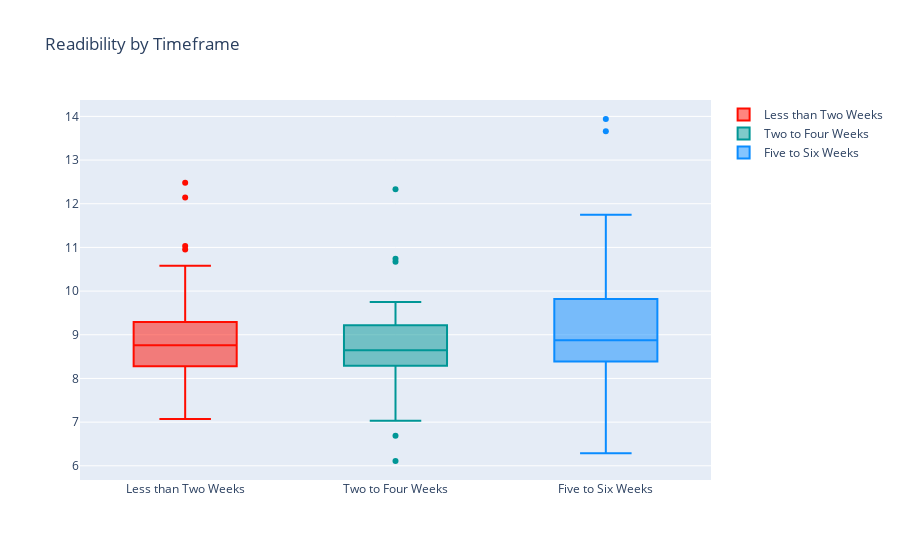

The cell this chart's notebook holds for it:
### Code cell
y0 = df.loc[df['Time_Id'] == 0]['dale_chall_score']
y1 = df.loc[df['Time_Id'] == 1]['dale_chall_score']
y2 = df.loc[df['Time_Id'] == 2]['dale_chall_score']

trace0 = go.Box(
    y=y0,
    name = 'Less than Two Weeks',
    marker = dict(
        color = 'rgb(255, 12, 0)',
    )
)
trace1 = go.Box(
    y=y1,
    name = 'Two to Four Weeks',
    marker = dict(
        color = 'rgb(0, 150, 150)',
    )
)
trace2 = go.Box(
    y=y2,
    name = 'Five to Six Weeks',
    marker = dict(
        color = 'rgb(10, 140, 255)',
    )
)

data = [trace0, trace1, trace2]
layout = go.Layout(
    title = "Readibility by Timeframe"
)

fig = go.Figure(data=data,layout=layout)
iplot(fig, filename = "Readibility by Timeframe")

### Figure 1 — Plotly figure (JSON) as saved in the notebook; plotly's stock layout.template omitted (floating-point values rounded to 4 significant figures)
{"data": [{"marker": {"color": "rgb(255, 12, 0)"}, "name": "Less than Two Weeks", "type": "box", "y": [8.98, 8.43, 9.3, 7.96, 8.58, 9.15, 7.07, 9.19, 9.29, 8.22, 8.97, 10.5, 8.61, 12.48, 8.75, 8.28, 10.24, 8.44, 8.04, 7.84, 8.32, 7.63, 7.83, 8.25, 12.14, 8.87, 8.58, 8.75, 9.29, 9.09, 8.39, 9.14, 9.34, 8.66, 8.22, 8.28, 9.09, 8.77, 8.6, 8.31, 10.95, 10.58, 8.23, 9.25, 9.98, 9.53, 9.58, 11.03, 8.97, 7.9]}, {"marker": {"color": "rgb(0, 150, 150)"}, "name": "Two to Four Weeks", "type": "box", "y": [8.41, 8.79, 12.33, 8.73, 8.29, 7.88, 10.74, 9.64, 8.96, 8.97, 8.46, 8.48, 9.18, 9.75, 8.5, 9.28, 8.95, 7.56, 8.08, 8.02, 9.61, 6.69, 8.63, 8.17, 8.49, 8.49, 9.03, 8.66, 8.66, 8.82, 8.26, 6.11, 9.38, 9.65, 8.78, 8.5, 8.53, 8.58, 10.67, 8.28, 9.72, 7.91, 7.03, 9.25, 8.31, 9.22, 7.52, 8.54, 9.06, 9.63]}, {"marker": {"color": "rgb(10, 140, 255)"}, "name": "Five to Six Weeks", "type": "box", "y": [8.8, 8.86, 7.28, 8.75, 11.6, 9.58, 8.66, 9.82, 9.93, 8.51, 9.43, 9.15, 7.99, 9.19, 9.79, 8.6, 8.39, 8.5, 9.48, 10.54, 8.29, 9.17, 7.46, 8.37, 8.71, 8.89, 8.08, 8.51, 10, 10.14, 8.28, 9.19, 9.2, 8.45, 8.7, 11.75, 10.31, 8.28, 13.94, 7.27, 10.72, 9.21, 11.69, 8.28, 13.66, 10.25, 8.29, 6.29, 8.6, 9.41]}], "layout": {"title": {"text": "Readibility by Timeframe"}}}
